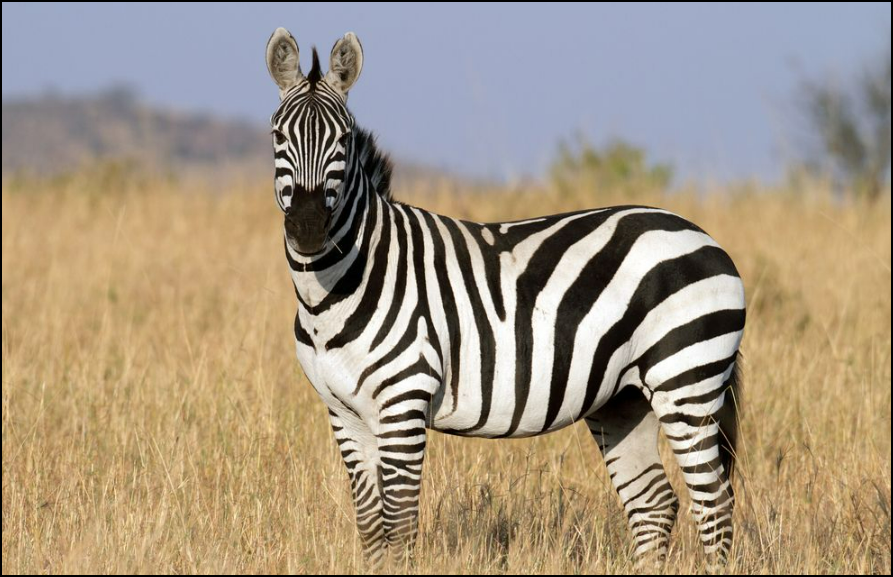
#> input picture Computer Vision Basic Techniques/Images/Sample.png, 893 x 577 px, found by its file name
$ python Image_Crop.py
#> lines starting #> are read from the running program, lines starting #| are printed output that depends on the picture
import cv2
import numpy as np


image_read= cv2.imread("Computer Vision Basic Techniques\Images\Sample.png", cv2.IMREAD_COLOR)
#> image_read is the input picture: shape (577, 893, 3); mean B, G, R 130.3, 149.6, 163.7

x1=500; x2=400;
y1=500; y2=400;

cropped_image= image_read[y2:y1, x2:x1]
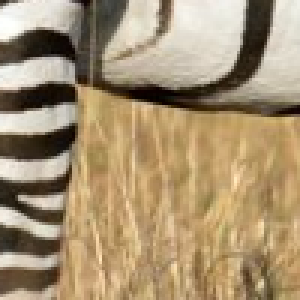
#> cropped_image: shape (100, 100, 3) (shown 3 times larger); mean B, G, R 114.4, 146.3, 166.9
cv2.imshow("CROPPED IMAGE", cropped_image)
cv2.waitKey(0)
cv2.destroyAllWindows()
